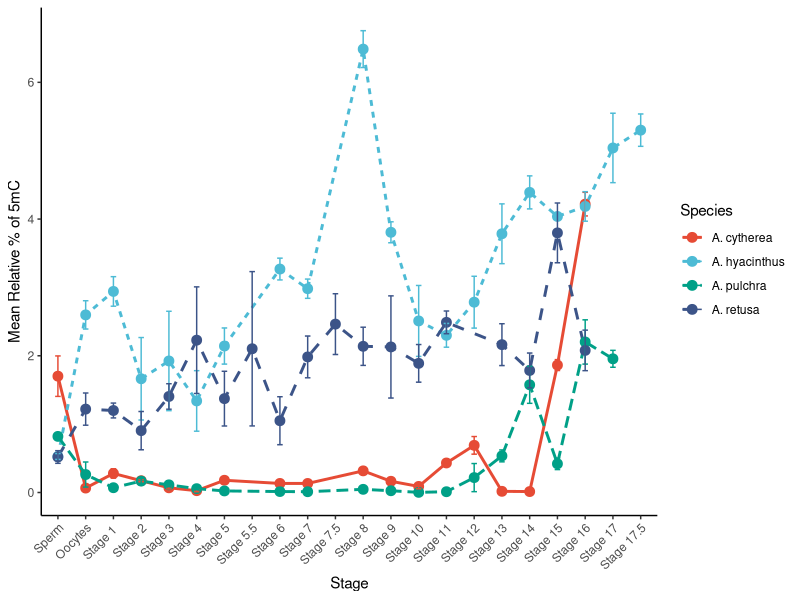
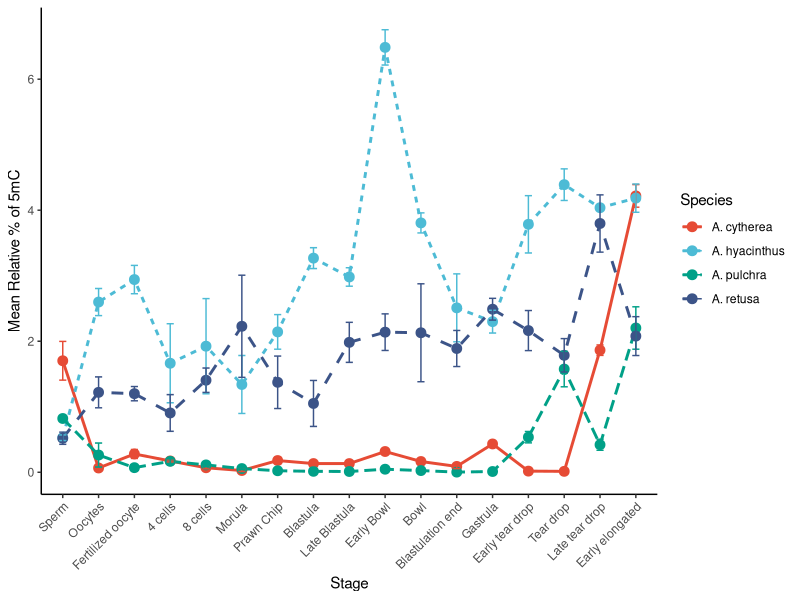

R code for these plots, in order:
## ---- chunk 1
library(tidyverse)
library(ggsci)
## ---- chunk 2
ahya <- read.csv("RAnalysis/data/Ahyacinthus_5mC.csv",  na.strings = "NA")

str(ahya)
as.numeric

stnds <- ahya %>% filter(Species=="Standard") %>%
  group_by(Stage) %>%
  summarize(mean.RFU=mean(Fluoro.530.590))

ahya <- ahya %>% filter(Species=="A. hyacinthus") 

MF3.RFU.ahya <- stnds$mean.RFU[[1]]
MF4.RFU.ahya <- stnds$mean.RFU[[2]]
MF4.ng.ahya <- 10

ahya$rel.percent.5mC <- (((ahya$Fluoro.530.590 -MF3.RFU.ahya )/ ahya$DNA.ng) / ((MF4.RFU.ahya - MF3.RFU.ahya)* 2 /MF4.ng.ahya))*100

ahya.27 <- ahya %>%
filter(Temperature ==27)

## ---- chunk 3
acyth <- read.csv("RAnalysis/data/Acytherea_5mC.csv",  na.strings = "NA")

str(acyth)
as.numeric

stnds <- acyth %>% filter(Species=="Standard") %>%
  group_by(Stage) %>%
  summarize(mean.RFU=mean(Fluoro.530.590))

acyth <- acyth %>% filter(Species=="A. cytherea") 

MF3.RFU.acyth <- stnds$mean.RFU[[1]]
MF4.RFU.acyth <- stnds$mean.RFU[[2]]
MF4.ng.acyth <- 10

acyth$rel.percent.5mC <- (((acyth$Fluoro.530.590 -MF3.RFU.acyth )/ acyth$DNA.ng) / ((MF4.RFU.acyth - MF3.RFU.acyth)* 2 /MF4.ng.acyth))*100

acyth <- acyth %>%
filter(Temperature ==27)

## ---- chunk 4
aret <- read.csv("RAnalysis/data/Aretusa_5mC.csv",  na.strings = "NA")

str(aret)
as.numeric

stnds <- aret %>% filter(Species=="Standard") %>%
  group_by(Stage) %>%
  summarize(mean.RFU=mean(Fluoro.530.590))

aret <- aret %>% filter(Species=="A. retusa") 

MF3.RFU.aret <- stnds$mean.RFU[[1]]
MF4.RFU.aret <- stnds$mean.RFU[[2]]
MF4.ng.aret <- 10

aret$rel.percent.5mC <- (((aret$Fluoro.530.590 -MF3.RFU.aret )/ aret$DNA.ng) / ((MF4.RFU.aret - MF3.RFU.aret)* 2 /MF4.ng.aret))*100

aret <- aret %>%
filter(Temperature ==27) %>%
filter(!Stage == "Stage 12")
## ---- chunk 5
apul <- read.csv("RAnalysis/data/Apulchra_5mC.csv",  na.strings = "NA")

str(apul)

stnds <- apul %>% filter(Species=="Standard") %>%
  group_by(Stage) %>%
  summarize(mean.RFU=mean(Fluoro.530.590))

apul <- apul %>% filter(Species=="A. pulchra") 

MF3.RFU.apul <- stnds$mean.RFU[[1]]
MF4.RFU.apul <- stnds$mean.RFU[[2]]
MF4.ng.apul <- 10

apul$rel.percent.5mC <- (((apul$Fluoro.530.590 -MF3.RFU.apul )/ apul$DNA.ng) / ((MF4.RFU.apul - MF3.RFU.apul)* 2 /MF4.ng.apul))*100

apul <- apul %>%
filter(Temperature ==27)

## ---- chunk 6
#examine only 27

all.species.5mC <- rbind(ahya.27, acyth, aret,  apul)
unique(all.species.5mC$Stage)

devo.27 <- all.species.5mC %>% 
  mutate(Stage = fct_relevel(Stage, "Sperm",      "Oocytes",   "Stage 1 ",   "Stage 2",    
                             "Stage 3",    "Stage 4",    "Stage 5", "Stage 5.5",    "Stage 6",   "Stage 7",    
                             "Stage 7.5", "Stage 8",    "Stage 9",    "Stage 10",   "Stage 11",   "Stage 12",   
                             "Stage 13",   "Stage 14",  "Stage 15",   "Stage 16",   "Stage 17",   "Stage 17.5"))

summary_stats.devo.27 <- devo.27 %>%
  group_by(Species, Stage) %>%
  summarize(
    mean_5mC = mean(rel.percent.5mC, na.rm = TRUE),
    sem_5mC = sd(rel.percent.5mC, na.rm = TRUE) / sqrt(n()),
    .groups = 'drop'
  )

summary_stats.devo.27 %>%
  ggplot(aes(x = Stage, y = mean_5mC, group = Species, color = Species)) +
  geom_line(aes(linetype = Species), size = 1) +  # Line connecting mean points
  geom_point(size = 3) +  # Mean points
  geom_errorbar(aes(ymin = mean_5mC - sem_5mC, ymax = mean_5mC + sem_5mC), width = 0.2) +  # SEM bars
  labs(
    x = "Stage",
    y = "Mean Relative % of 5mC"
  ) +
  scale_color_npg()+
  scale_fill_npg()+
  theme_classic() +
  theme(axis.text.x = element_text(angle = 45, hjust = 1))  # Rotate x-axis labels for better readability


## ---- chunk 7

devo.27.stages <- devo.27 %>% 
  filter(!Stage == "Stage 5.5") %>% 
  filter(!Stage == "Stage 7.5") %>% 
  filter(!Stage == "Stage 12")%>% 
  filter(!Stage == "Stage 17")%>% 
  filter(!Stage == "Stage 17.5")

str(devo.27.stages)
devo.27.stages$Species <- as.factor(devo.27.stages$Species)

unique(devo.27.stages$Stage)

unique(devo.27.stages$Development)

devo.27.stages <- devo.27.stages %>% 
  mutate(Development = fct_relevel(Development, "Sperm", "Oocytes", "Fertilized oocyte", "4 cells", "8 cells", "Morula",          "Prawn Chip", "Blastula", "Late Blastula", "Early Bowl", "Bowl", "Blastulation end", "Gastrula", "Early tear drop",
"Tear drop", "Late tear drop", "Early elongated"))

stage.5mC.res <- aov(log10(rel.percent.5mC) ~ Stage*Species, data= devo.27.stages)
summary(stage.5mC.res)

Tukey.ph <- TukeyHSD(stage.5mC.res)

summary_stats.devo.27 <- devo.27.stages %>%
  group_by(Species, Stage, Development) %>%
  summarize(
    mean_5mC = mean(rel.percent.5mC, na.rm = TRUE),
    sem_5mC = sd(rel.percent.5mC, na.rm = TRUE) / sqrt(n()),
    .groups = 'drop'
  )

summary_stats.devo.27 %>%
  ggplot(aes(x = Development, y = mean_5mC, group = Species, color = Species)) +
  geom_line(aes(linetype = Species), size = 1) +  # Line connecting mean points
  geom_point(size = 3) +  # Mean points
  geom_errorbar(aes(ymin = mean_5mC - sem_5mC, ymax = mean_5mC + sem_5mC), width = 0.2) +  # SEM bars
  labs(
    x = "Stage",
    y = "Mean Relative % of 5mC"
  ) +
  scale_color_npg()+
  scale_fill_npg()+
  theme_classic() +
  theme(axis.text.x = element_text(angle = 45, hjust = 1))  # Rotate x-axis labels for better readability



